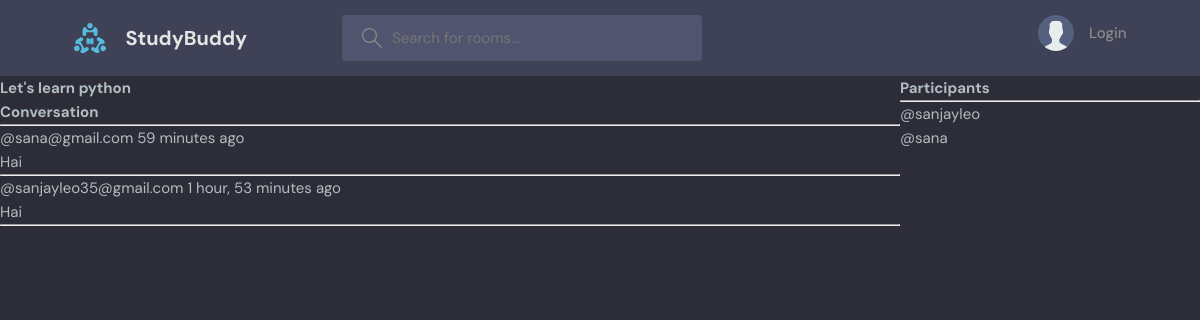
The page /room/1/ on the database its author committed.
### base/models.py (models this page shows, shortened)
class Room(models.Model):
    host = models.ForeignKey(User, on_delete=models.SET_NULL, null=True)
    topic = models.ForeignKey(Topic, on_delete=models.SET_NULL, null=True)
    name = models.CharField(max_length=200)
    description = models.TextField(null=True, blank=True)
    participants = models.ManyToManyField(User, related_name='participants', blank=True)
    updated = models.DateTimeField(auto_now=True)
    created = models.DateTimeField(auto_now_add=True)
    class Meta:
        ordering = ['-updated', '-created']
        unique_together = ['host', 'name']

class Message(models.Model):
    user = models.ForeignKey(User, on_delete=models.CASCADE)
    room = models.ForeignKey(Room, on_delete=models.CASCADE)
    body = models.TextField()
    updated = models.DateTimeField(auto_now=True)
    created = models.DateTimeField(auto_now_add=True)
    class Meta:
        ordering = ['-updated', '-created']

class User(AbstractUser):
    name = models.CharField(max_length=200 ,null=True)
    email = models.EmailField(unique=True,null=True)
    bio = models.TextField(null=True)
    avatar = models.ImageField(null=True,default="avatar.svg")
    USERNAME_FIELD = 'email'
    REQUIRED_FIELDS = []

### base/views.py (the view, shortened to what this page needs)
# urls.py: path('room/<str:pk>/',views.room,name="room"),
def room (request,pk):
    room=Room.objects.get(id=pk)
    room_messages =room.message_set.all()
    participants =  room.participants.all()
    context={'room':room,'room_messages':room_messages,'participants':participants  }
    return render(request,'base/room.html',context)

### base/templates/base/room.html (shortened to what this page needs)
{% extends "main.html" %}
{% block content %}
<div class="room-container">
    <div>
        <div>
            <h1>{{ room.name }}</h1>
            <div class="comment-wrapper">
                <div>
                    <h3>Conversation</h3>
                    <hr>
                    {% for message in room_messages %}
                        <div>
                            <small>@{{ message.user }} {{ message.created|timesince }} ago</small>
                            <p>{{ message.body }}</p>
                            <hr />
                        </div>
                    {% endfor %}
                </div>
            </div>
        </div>
    </div>
    <div>
        <h3>Participants</h3>
        <hr>
        {% for user in participants %}
        <div>
          <p>@{{user.username}}</p>
        </div>
        {%endfor%}
    </div>
</div>
{% endblock %}

### static/styles/style.css (style rules this page uses)
:root { --color-main: #71c6dd; --color-main-light: #e1f6fb; --color-dark: #3f4156; --color-dark-medium: #51546e; --color-dark-light: #696d97; --color-light: #e5e5e5; --color-gray: #8b8b8b; --color-light-gray: #b2bdbd; --color-bg: #2d2d39; --color-success: #5dd693; --color-error: #fc4b0b; }
* { font-family: "DM Sans", -apple-system, BlinkMacSystemFont, "Segoe UI", Roboto, Oxygen, Ubuntu, Cantarell, "Open Sans", "Helvetica Neue", sans-serif; margin: 0; padding: 0; box-sizing: border-box; text-rendering: optimizeLegibility; font-size: inherit; }
html { font-size: 56.25%; }
@media only screen and (min-width: 1200px) { html { font-size: 62.5%; } }
body { line-height: 1.6; font-weight: 400; font-size: 1.5rem; color: var(--color-light-gray); background-color: var(--color-bg); min-height: 100vh; }

### base/templates/base/room.html (style rules this page uses)
.room-container { display: grid; grid-template-columns: 3fr 1fr; }

### rows shown on the page
Room: name "Let's learn python"
Message: user "sana@gmail.com", created "59 minutes", body "Hai"
Message: user "sanjayleo35@gmail.com", created "1 hour, 53 minutes", body "Hai"
User: username "sanjayleo"
User: username "sana"
